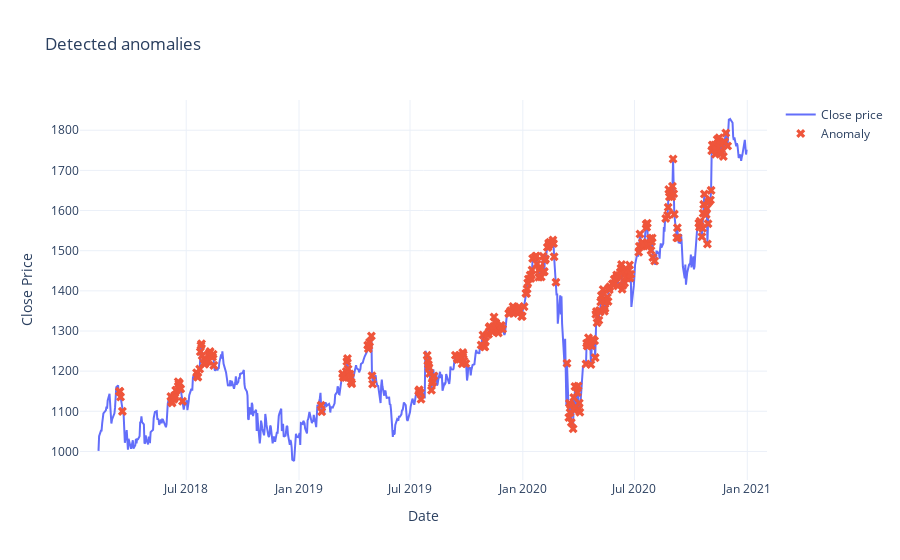

The cell this chart's notebook holds for it:
### Code cell
import pandas as pd
import numpy as np
import plotly.graph_objects as go

# --- Safety: make independent copies to avoid SettingWithCopyWarning ---
anomaly_df = anomaly_df.copy()
anomalies  = anomalies.copy()

# --- Ensure Date is datetime (use .loc to avoid the warning) ---
anomaly_df.loc[:, 'Date'] = pd.to_datetime(anomaly_df['Date'])
anomalies.loc[:,  'Date'] = pd.to_datetime(anomalies['Date'])

# --- Drop rows where Close is NaN (inverse_transform fails on NaN) ---
anomaly_df = anomaly_df.dropna(subset=['Close']).reset_index(drop=True)
anomalies  = anomalies.dropna(subset=['Close']).reset_index(drop=True)

# --- IMPORTANT: scaler must have been fitted earlier (e.g. on train[['Close']]) ---
# e.g. scaler.fit(train[['Close']])
# If scaler is not fitted you'll get a "not fitted" error.

# --- Use 2-D inputs for inverse_transform and flatten results for plotting ---
y_all  = scaler.inverse_transform(anomaly_df[['Close']]).ravel()   # note double brackets -> DataFrame (2D)
y_anom = scaler.inverse_transform(anomalies[['Close']]).ravel()

# --- Plot ---
fig = go.Figure()
fig.add_trace(go.Scatter(x=anomaly_df['Date'], y=y_all, mode='lines',  name='Close price'))
fig.add_trace(go.Scatter(x=anomalies['Date'],   y=y_anom, mode='markers', name='Anomaly',
                         marker=dict(size=8, symbol='x')))

fig.update_layout(title='Detected anomalies', xaxis_title='Date', yaxis_title='Close Price', showlegend=True, template='plotly_white')
fig.show()

### Figure 1 — Plotly figure (JSON) as saved in the notebook; plotly's stock layout.template omitted (floating-point values rounded to 4 significant figures; data arrays with more than 128 entries replaced by an {"elided": "..."} marker saying what was removed)
{"data": [{"mode": "lines", "name": "Close price", "type": "scatter", "x": {"elided": "730 str values"}, "y": {"elided": "730 float values"}}, {"marker": {"size": 8, "symbol": "x"}, "mode": "markers", "name": "Anomaly", "type": "scatter", "x": {"elided": "297 str values"}, "y": {"elided": "297 float values"}}], "layout": {"showlegend": true, "title": {"text": "Detected anomalies"}, "xaxis": {"title": {"text": "Date"}}, "yaxis": {"title": {"text": "Close Price"}}}}
